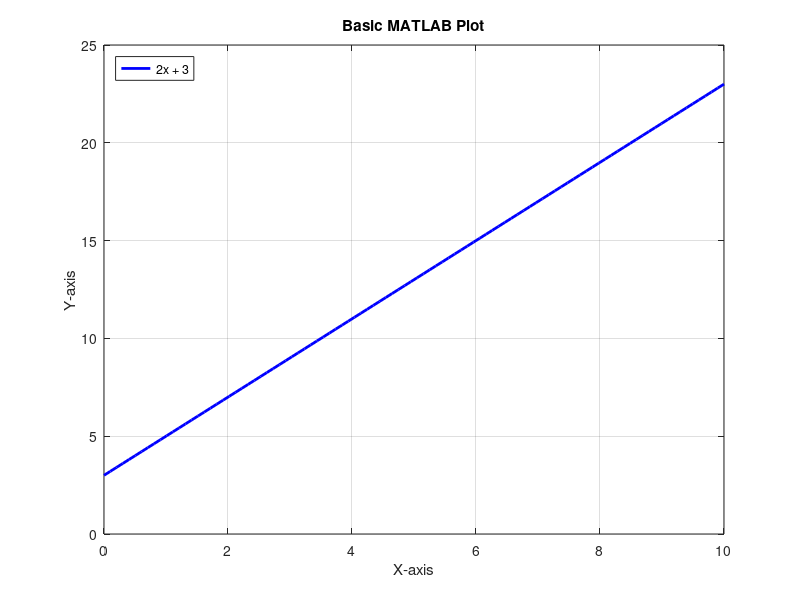

This chart was generated by the following MATLAB code:
x = linspace(0, 10, 100);

y = 2 * x + 3;

figure;
plot(x, y, 'b-', 'LineWidth', 2);
xlabel('X-axis');
ylabel('Y-axis');
title('Basic MATLAB Plot');
grid on;
legend('2x + 3', 'Location', 'Northwest');
